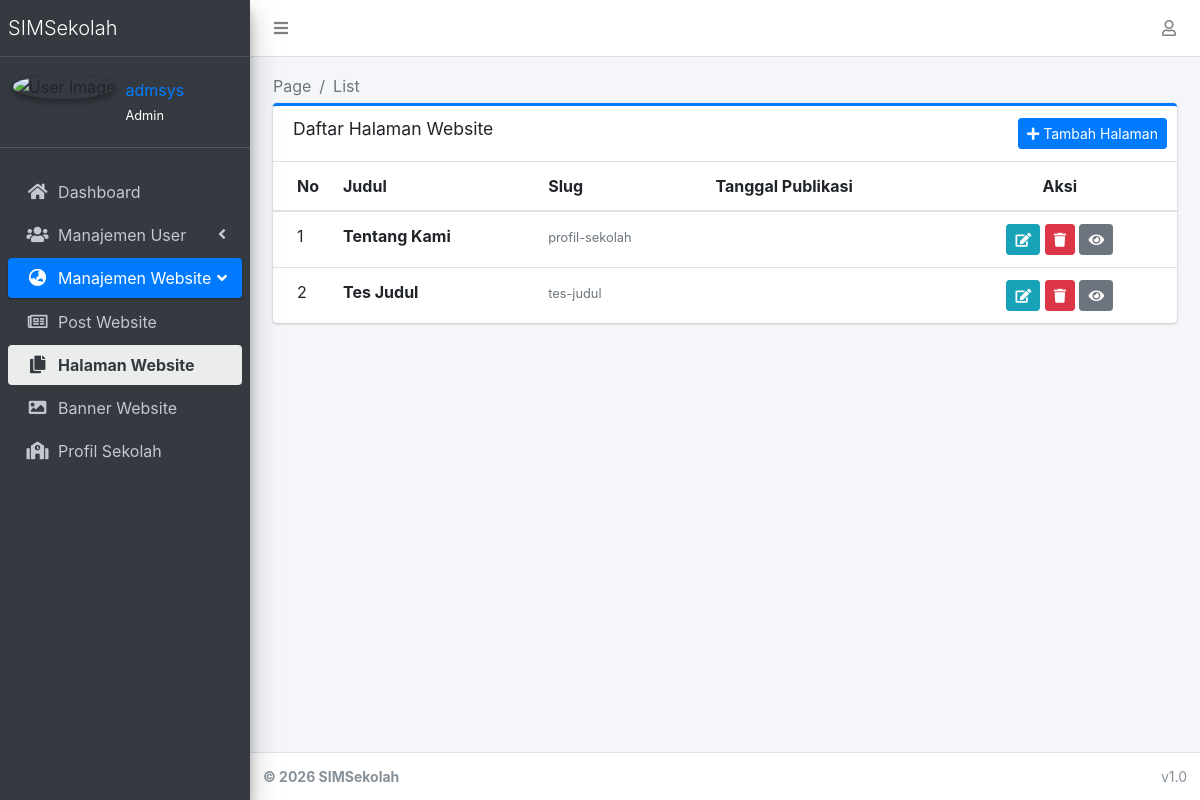
The page /dashboard/pages/ (signed in) on the database as committed earlier.
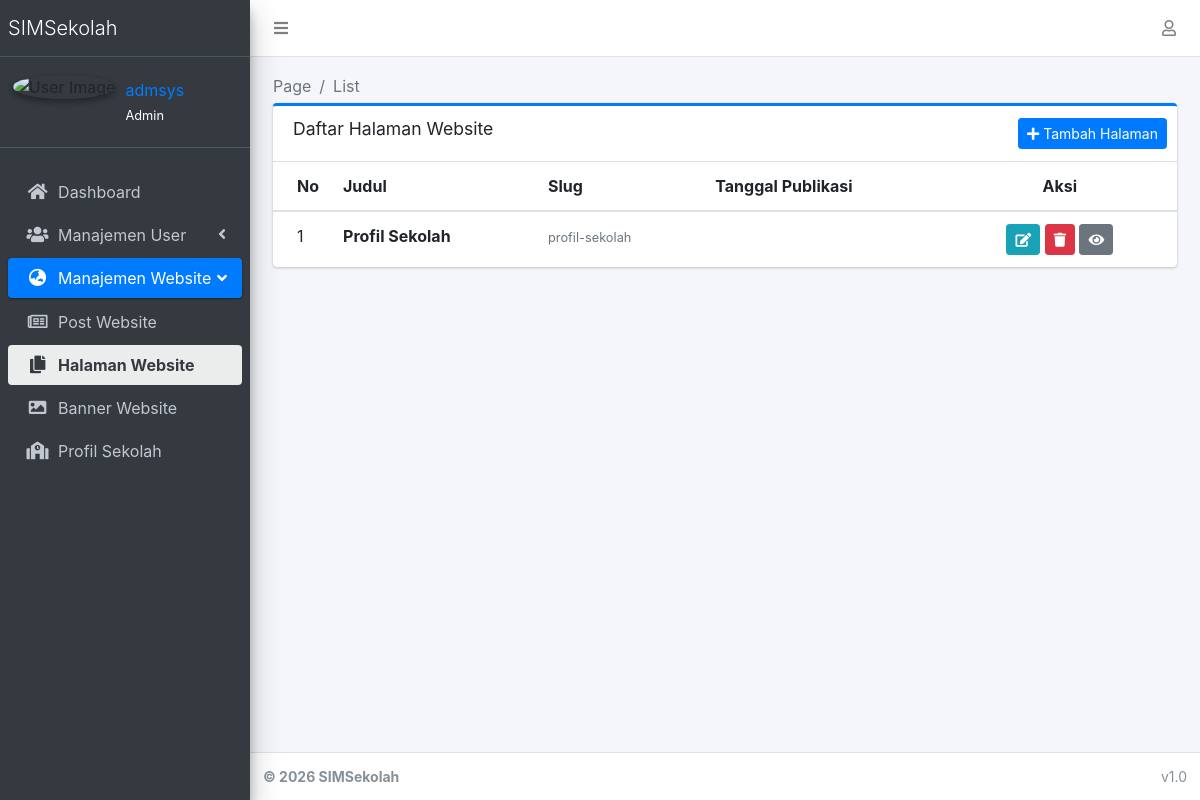
The same page on the database as committed later.
### apps/website/models.py (models this page shows, shortened)
class Page(models.Model):
    title = models.CharField(max_length=200)
    slug = models.SlugField(unique=True, blank=True)
    content = CKEditor5Field('Content', config_name='default')
    is_published = models.BooleanField(default=True)

### apps/website/views/general.py (the view)
# urls.py: path('dashboard/pages/', general.page_list, name='page_list'),
@login_required
def page_list(request):
    pages = Page.objects.all().order_by('title')
    return render(request, 'dashboard/website/page_list.html', {'pages': pages})

### apps/accounts/templatetags/account_tags.py (called while the page is built)
@register.inclusion_tag('accounts/partials/user_info.html', takes_context=True)
def user_profile_info(context):
    request = context['request']
    user = request.user
    return {
        'profile': user.userprofile if user.is_authenticated else None,
        'user': user
    }

### apps/core/context_processors.py (called while the page is built)
def theme(request):
    return {
        "THEME": settings.THEME
    }

def breadcrumbs(request):
    breadcrumbs = []
    if request.resolver_match:
        url_name = request.resolver_match.url_name
        if url_name:
            parts = url_name.split("_")
            for part in parts:
                breadcrumbs.append({
                    "name": part.capitalize(),
                    "url": ""
                })
    return {
        "breadcrumbs": breadcrumbs
    }

### templates/dashboard/website/page_list.html (shortened to what this page needs)
{% extends "dashboard/base.html" %}
{% load static %}
{% block content %}
    <div class="container-fluid">
        <div class="card card-outline card-primary">
            <div class="card-header">
                <h3 class="card-title">Daftar Halaman Website</h3>
                <div class="card-tools">
                    <a href="{% url 'website:page_create' %}" class="btn btn-primary btn-sm">
                        <i class="fas fa-plus"></i> Tambah Halaman
                    </a>
                </div>
            </div>
            <div class="card-body table-responsive p-0">
                <table class="table table-hover text-nowrap">
                    <thead>
                        <tr>
                            <th style="width: 50px;">No</th>
                            <th>Judul</th>
                            <th>Slug</th>
                            <th>Tanggal Publikasi</th>
                            <th class="text-center">Aksi</th>
                        </tr>
                    </thead>
                    <tbody>
                        {% for page in pages %}
                        <tr>
                            <td>{{ forloop.counter }}</td>
                            <td><strong>{{ page.title }}</strong></td>
                            <td><small class="text-muted">{{ page.slug }}</small></td>
                            <td>{{ page.published_at|date:"d M Y H:i" }}</td>
                            <td class="text-center">
                                <a href="{% url 'website:page_edit' page.pk %}" class="btn btn-sm btn-info" title="Edit">
                                    <i class="fas fa-edit"></i>
                                </a>
                                <a href="{% url 'website:page_delete' page.pk %}" class="btn btn-sm btn-danger" title="Hapus" onclick="return confirm('Yakin ingin menghapus halaman ini?')">
                                    <i class="fas fa-trash"></i>
                                </a>
                                <a href="/berita/{{ page.slug }}/" target="_blank" class="btn btn-sm btn-secondary" title="Lihat di Web">
                                    <i class="fas fa-eye"></i>
                                </a>
                            </td>
                        </tr>
                        {% endfor %}
                    </tbody>
                </table>
            </div>
            </div>
    </div>
{% endblock %}

Rows that differ between the two databases and show on the page:
removed Page: title "Tentang Kami", slug "profil-sekolah"
removed Page: title "Tes Judul", slug "tes-judul"
added Page: title "Profil Sekolah", slug "profil-sekolah"
